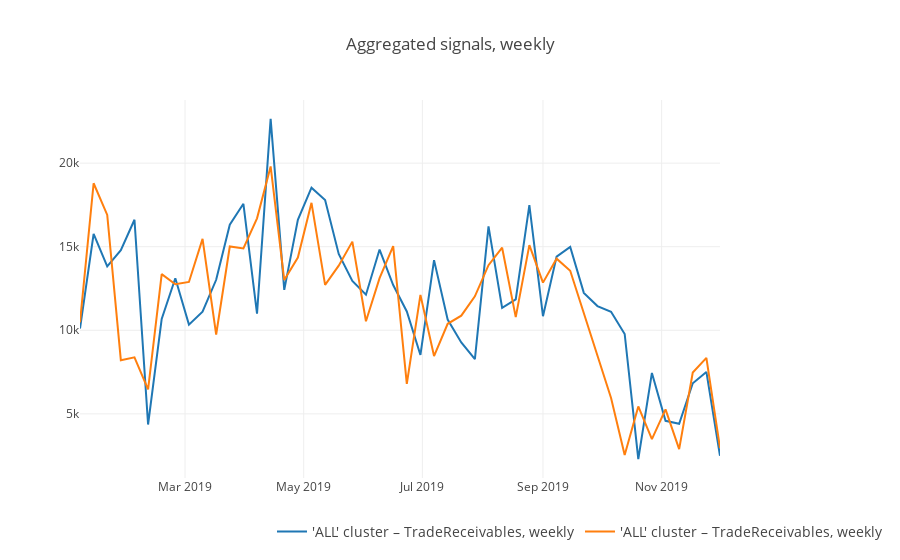

The cell this chart's notebook holds for it:
### Markdown cell above
## Trade receivables plausible relationship on FA Names
Credit-debit model (CD) which uses only the in- and outflow but no process information

### Code cell
constructSignals(df_all, shift=(0, -2), query=[{"select": ["ALL"], 
                              "_with": {"FA_Name": "TradeReceivables", "from": True}}, 
                                {"select": ["ALL"], "_with": {"FA_Name": "TradeReceivables", "from": False}}], 
                 on="label", agg_period="W", title="TR_CD_")
